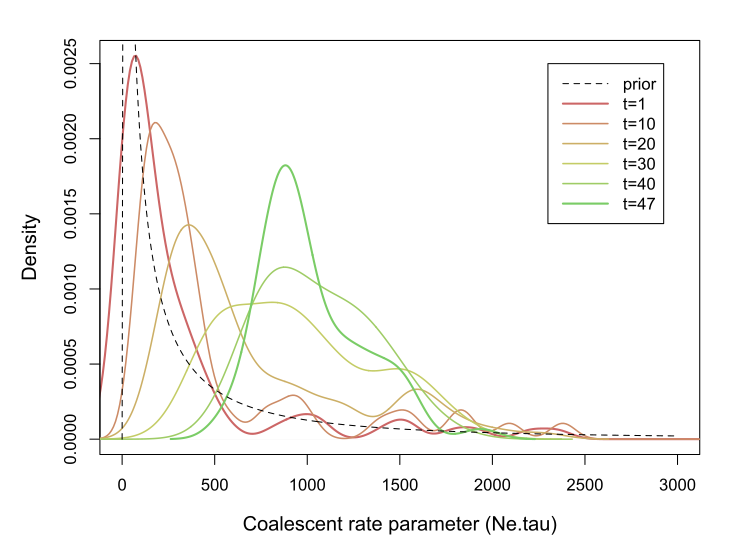

Reproduce this figure in R.
## Measure the kernel distance function for an unscaled coalescent tree
require(Kaphi)

# I need to set this if running from R GUI
setwd('~/git/Kaphi')

# load configuration file (assumes R was launched from Kaphi root dir)
config <- load.config('pkg/examples/example-coalescent.yaml')
config <- set.model(config, const.coalescent)
#config$rbf.variance <- 100
config$nsample <- 5

# simulate target tree
theta <- c(Ne.tau=1000)  # this is the true value
set.seed(50)
obs.tree <- const.coalescent(theta, nsim=1, n.tips=100)[[1]]
obs.tree <- parse.input.tree(obs.tree, config)

# calculate kernel distances for varying Ne.tau
x <- seq(100, 2000, 100)
res <- sapply(x, function(val) {
    theta <- c(Ne.tau=val)
    sim.trees <- const.coalescent(theta, nsim=50, n.tips=100)
    dists <- sapply(sim.trees, function(st) {
        pt <- preprocess.tree(st, config)
        distance(obs.tree, pt, config)
    })
    cat(val, "\n")
    mean(dists)
})

# generate a plot
par(mar=c(5,5,2,2))
plot(x,res, type='b', xlab='Ne.tau', ylab='Mean kernel distance', cex.lab=1.2)


## now let's estimate that posterior distribution!

# initialize workspace
ws <- init.workspace(obs.tree, config)

# this takes about an hour to run
result <- run.smc(ws, trace.file='pkg/examples/example-coalescent2.tsv')

# let's examine the contents of the trace file
trace <- read.table('pkg/examples/example-coalescent2.tsv', header=T, sep='\t')

# trajectory of mean estimate of Ne.tau
par(mar=c(5,5,2,2))
plot(
	sapply(split(trace$Ne.tau*trace$weight, trace$n.iter), sum), 
	ylim=c(500, 1500), 
	type='b',
	xlab='Iteration', 
	ylab='Mean Ne.tau',
	cex.lab=1.2
)
abline(h=1000, lty=2)


# use kernel densities to visualize posterior approximations
pal <- rainbow(n=6, start=0, end=0.3, v=0.8, s=0.5)
par(mar=c(5,5,2,2))
plot(density(trace$Ne.tau[trace$n.iter==1], weights=trace$weight[trace$n.iter==1]), xlim=c(0, 3000), col=pal[1], lwd=2, main=NA, xlab='Coalescent rate parameter (Ne.tau)', cex.lab=1.2)
for (i in 1:4) {
	temp <- trace[trace$n.iter==i*10,]
	lines(density(temp$Ne.tau, weights=temp$weight), col=pal[i+1], lwd=1.5)
}
lines(density(trace$Ne.tau[trace$n.iter==max(trace$n.iter)], weights=trace$weight[trace$n.iter==max(trace$n.iter)]), col=pal[length(pal)], lwd=2)  # final estimates

# show the prior distribution
x <- seq(0, 3000, 10)
y <- function(x) { arg.prior <- x; eval(parse(text=config$prior.densities[["Ne.tau"]]))}
lines(x, y(x), lty=2)

# show posterior distribution (work in progress)
node.heights <- rev(branching.times(obs.tree))


# make a legend
legend(x=2300, y=0.0025, legend=c('prior', 't=1', 't=10', 't=20', 't=30', 't=40', 't=47'), lty=c(2,rep(1,6)), col=c('black', pal), lwd=c(1,2,rep(1.5,4),2), seg.len=3)
